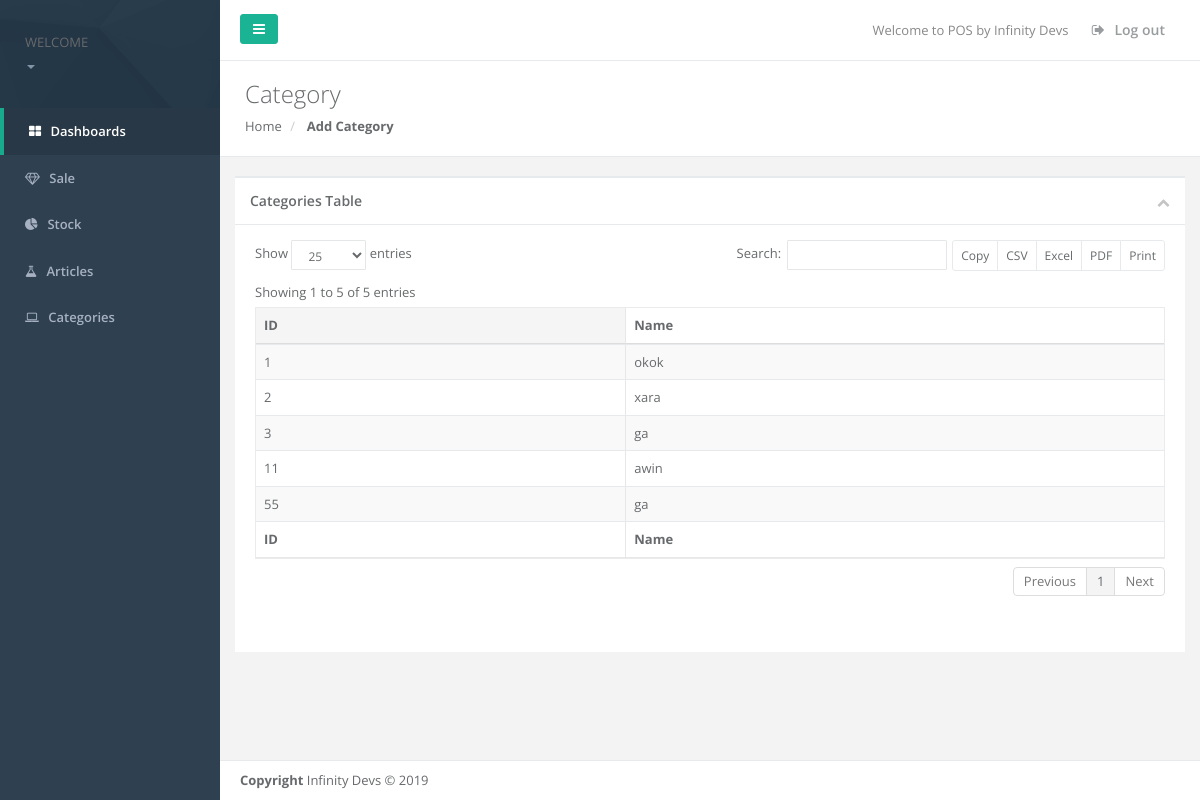
The app's page /categories.php, older data.
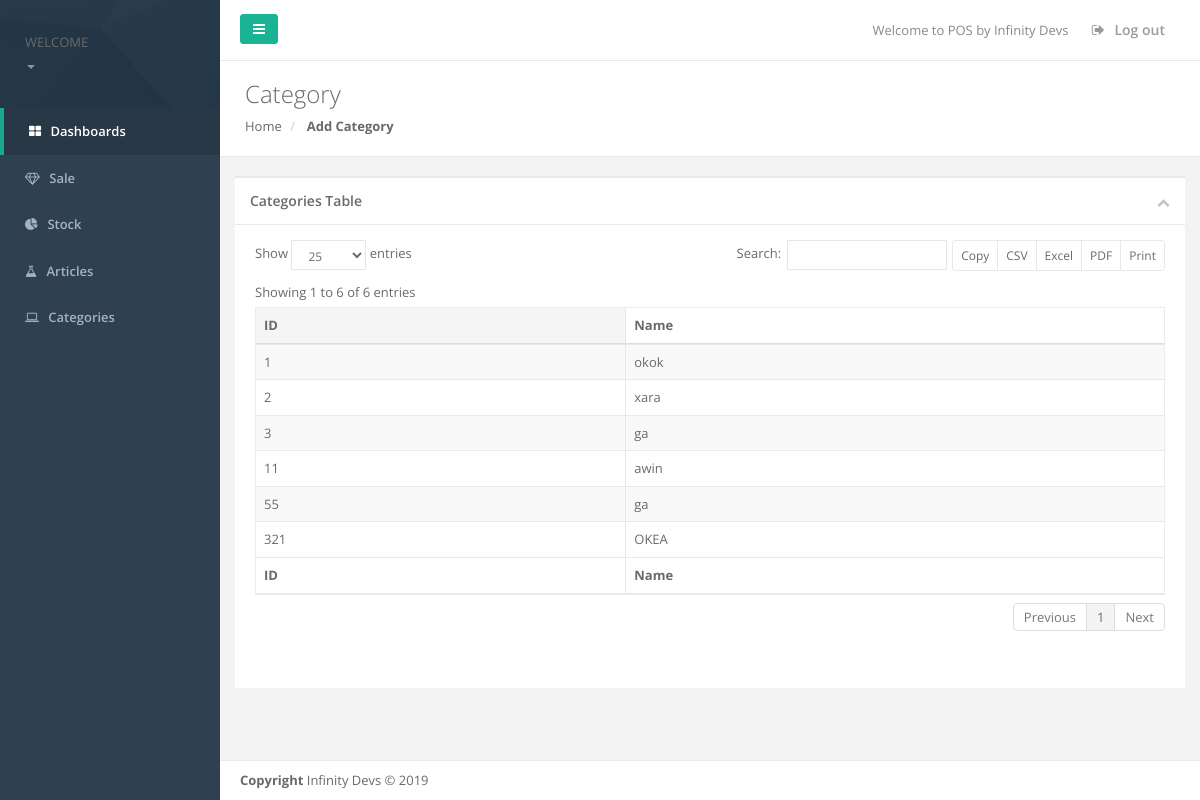
The same page, newer data.
### tables this page shows
CREATE TABLE `categories` (
  `id` int(11) NOT NULL,
  `Name` varchar(25) NOT NULL
);

### Classes/Connection.php (called while the page is built, shortened)
<?php
class Connection
{
   private $servername = 'localhost';
   private $databaseName = 'WebPOS';
   private $username = 'root';
   private $conn = null;
   public function __construct()
   {
       try {
           $this->conn = new PDO("mysql:host=$this->servername;dbname=$this->databaseName", $this->username);
           $this->conn->setAttribute(PDO::ATTR_ERRMODE, PDO::ERRMODE_EXCEPTION);
       }
       catch(PDOException $e)
       {
           echo "Connection failed: " . $e->getMessage();
       }
   }
   public function prepareQuery($query)
   {
       try {
           return $this->conn->prepare($query);
       }
       catch(PDOException $e)
       {
           echo "Error : " . $e->getMessage();
       }
       return null;
   }
    public function executeQuery($prepared,$parameters)
    {
        try {
            $prepared->execute($parameters);
        }
        catch(PDOException $e)
        {
            echo "Error : " . $e->getMessage();
        }
    }
}

### Classes/Category.php (called while the page is built, shortened)
<?php
require_once ("Connection.php");
class Category extends Connection implements CRUD
{
 private $TABLE;
 public function __construct()
 {
     $this->TABLE = "CATEGORIES";
 }
    function retriveAll()
    {
        $query = "SELECT *FROM $this->TABLE";
        $prepared = $this->prepareQuery($query);
        $this->executeQuery($prepared,null);
        return $prepared;
    }
}

### categories.php (the view, shortened to what this page needs)
<?php
require ("Classes/Category.php");
?>
<!DOCTYPE html>
<html>
<head>
    <link href="css/bootstrap.min.css" rel="stylesheet">
    <link href="font-awesome/css/font-awesome.css" rel="stylesheet">
    <link href="css/plugins/dataTables/datatables.min.css" rel="stylesheet">
    <link href="css/animate.css" rel="stylesheet">
    <link href="css/style.css" rel="stylesheet">
</head>
<body>
<div id="wrapper">
    <?php
    include("sidebar.php");
    ?>
    <div id="page-wrapper" class="gray-bg">
        <?php
        require ("navbar.php");
        ?>
        <div class="row wrapper border-bottom white-bg page-heading">
            <div class="col-lg-10">
                <h2>Category</h2>
                <ol class="breadcrumb">
                    <li>
                        <a href="index.php">Home</a>
                    </li>
                    <li class="active">
                        <strong>Add Category</strong>
                    </li>
                </ol>
            </div>
        </div>
        <br>
        <div class="row">
            <div class="col-lg-12">
                <div class="ibox float-e-margins">
                    <div class="ibox-title">
                        <h5>Categories Table</h5>
                        <div class="ibox-tools">
                            <a class="collapse-link">
                                <i class="fa fa-chevron-up"></i>
                            </a>
                        </div>
                    </div>
                    <div class="ibox-content">
                        <div class="table-responsive">
                            <table class="table table-striped table-bordered table-hover dataTables-example" >
                                <thead>
                                <tr>
                                    <th>ID</th>
                                    <th>Name</th>
                                </tr>
                                </thead>
                                <tbody>
                                <?php
                                $cat = new Category();
                                $res = $cat->retriveAll();
                                if($res->rowCount()>0)
                                {
                                    $res = $res->fetchAll();
                                    foreach ($res as $r)
                                    {
                                        echo "<tr class=\"gradeX\">";
                                        echo "<td>".$r["id"]."</td>";
                                        echo "<td>".$r["Name"]."</td>";
                                        echo "</tr>";
                                    }
                                }
                                ?>
                                </tbody>
                                <tfoot>
                                <tr>
                                    <th>ID</th>
                                    <th>Name</th>
                                </tr>
                                </tfoot>
                            </table>
                        </div>
                    </div>
                </div>
            </div>
        </div>
        <?php
include ("footer.php");
?>
</div>
</body>
</html>

Row changes from the older to the newer data that the page shows:
added categories: id "321", Name "OKEA"
Text that changed along with them:
text written by a page script: "Copy CSV Excel PDF Print Show entries Search: Showing 1 to 5 of 5 entries Previous 1 Next" → "Copy CSV Excel PDF Print Show entries Search: Showing 1 to 6 of 6 entries Previous 1 Next"
